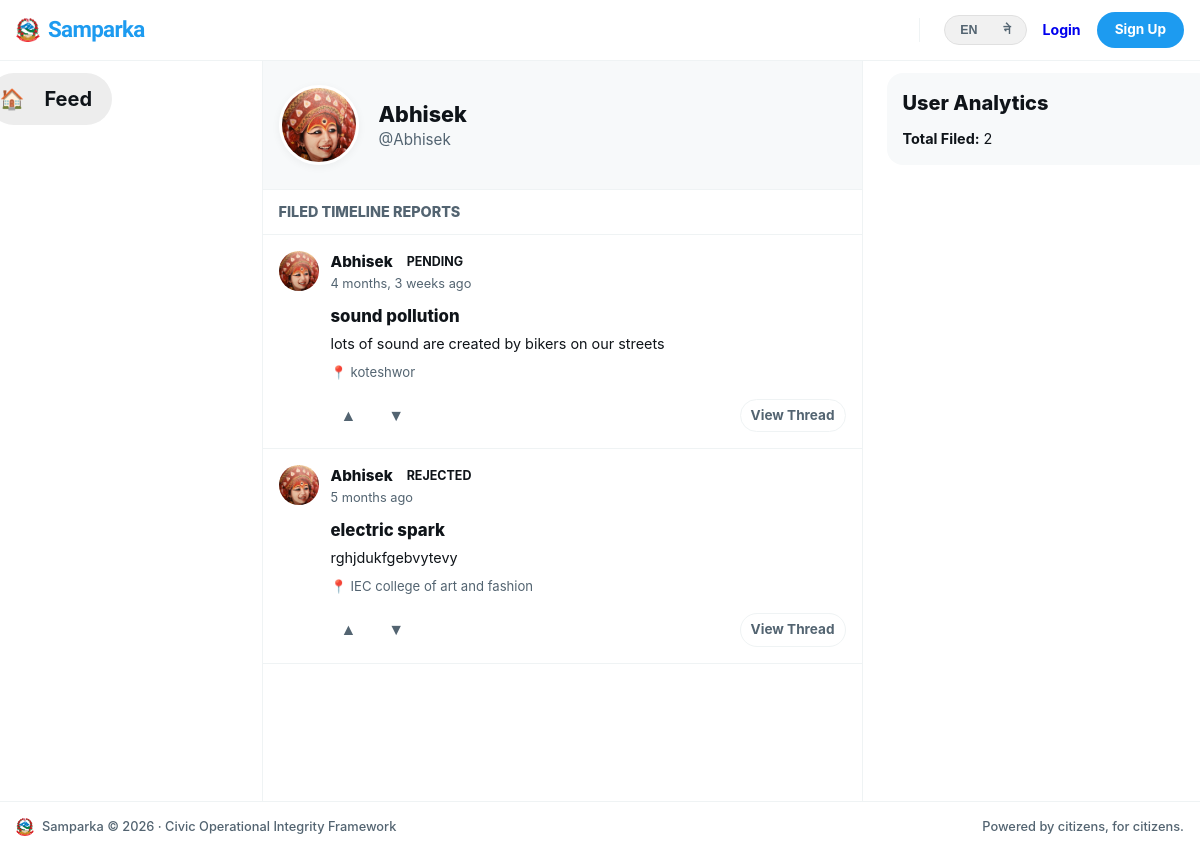
/accounts/profile/Abhisek/, run on the app's committed database.
### accounts/models.py (models this page shows, shortened)
class User(AbstractUser):
    avatar = models.ImageField(upload_to='avatars/', null=True, blank=True)
    bio = models.TextField(max_length=300, blank=True)
    district = models.CharField(max_length=100, blank=True)
    ward = models.CharField(max_length=100, blank=True)
    phone = models.CharField(max_length=15, blank=True)
    is_verified = models.BooleanField(default=False)
    role = models.CharField(          # ← now inside the class
        max_length=20,
        choices=ROLE_CHOICES,
        default="user"
    )
    @property
    def display_name(self):
        if self.first_name:
            return f"{self.first_name} {self.last_name}".strip()
        return self.username

### complaints/models.py (models this page shows, shortened)
class Complaint(models.Model):
    STATUS_PENDING = 'pending'
    STATUS_VERIFIED = 'verified'
    STATUS_IN_PROGRESS = 'in_progress'
    STATUS_SOLVED = 'solved'
    STATUS_REJECTED = 'rejected'
    STATUS_CHOICES = [
        (STATUS_PENDING, _('Pending')),
        (STATUS_VERIFIED, _('Verified')),
        (STATUS_IN_PROGRESS, _('In Progress')),
        (STATUS_SOLVED, _('Solved')),
        (STATUS_REJECTED, _('Rejected')),
    ]
    STATUS_COLORS = {
        STATUS_PENDING: '#F59E0B',
        STATUS_VERIFIED: '#3B82F6',
        STATUS_IN_PROGRESS: '#8B5CF6',
        STATUS_SOLVED: '#10B981',
        STATUS_REJECTED: '#EF4444',
    }
    PRIORITY_CHOICES = [
        ('low', _('Low')),
        ('medium', _('Medium')),
        ('high', _('High')),
        ('urgent', _('Urgent')),
    ]
    priority = models.CharField(max_length=10, choices=PRIORITY_CHOICES, default='medium')
    due_date = models.DateField(null=True, blank=True)
    author = models.ForeignKey(settings.AUTH_USER_MODEL, on_delete=models.CASCADE, related_name='complaints')
    department = models.ForeignKey(Department, on_delete=models.SET_NULL, null=True, related_name='complaints')
    title = models.CharField(max_length=200)
    description = models.TextField()
    status = models.CharField(max_length=20, choices=STATUS_CHOICES, default=STATUS_PENDING)
    location_name = models.CharField(max_length=200, blank=True, help_text='Human readable location name')
    latitude = models.DecimalField(max_digits=9, decimal_places=6, null=True, blank=True)
    longitude = models.DecimalField(max_digits=9, decimal_places=6, null=True, blank=True)
    upvotes = models.ManyToManyField(settings.AUTH_USER_MODEL, through='Vote', related_name='voted_complaints', blank=True)
    view_count = models.PositiveIntegerField(default=0)
    admin_note = models.TextField(blank=True, help_text='Internal note from admin (not shown to public)')
    is_anonymous = models.BooleanField(default=False)
    created_at = models.DateTimeField(auto_now_add=True)
    updated_at = models.DateTimeField(auto_now=True)
    class Meta:
        ordering = ['-created_at']

### accounts/views.py (the view)
# urls.py: path('profile/<str:username>/',             views.profile_view,          name='profile'),
def profile_view(request, username):
    profile_user = get_object_or_404(User, username=username)
    complaints = profile_user.complaints.select_related('department').order_by('-created_at')[:10]
    return render(request, 'accounts/profile.html', {
        'profile_user': profile_user,
        'complaints': complaints,
    })

### accounts/context_processors.py (called while the page is built)
def notifications(request):
    if request.user.is_authenticated:
        return {
            'unread_count': request.user.notifications.filter(is_read=False).count()
        }
    return {'unread_count': 0}

### accounts/templates/accounts/profile.html (shortened to what this page needs)
{% extends "base.html" %}
{% load i18n %}
{% load static %}
{% block content %}
<div class="x-workspace-container">
  <aside class="x-panel-left">
    <div class="x-sticky-scroll-box">
      <nav class="x-v-nav">
        <a href="{% url 'complaints:feed' %}" class="x-v-link active">
          <span class="x-v-icon">🏠</span>
          <span class="x-v-label">{% trans "Feed" %}</span>
        </a>
      </nav>
    </div>
  </aside>
  <main class="x-panel-center">
    <div style="padding: 24px 16px; border-bottom: 1px solid var(--border-color); display: flex; align-items: center; gap: 20px; background-color: var(--bg-subtle);">
      {% if profile_user.avatar %}
        <img src="{{ profile_user.avatar.url }}" alt="Avatar" style="width: 80px; height: 80px; border-radius: 50%; object-fit: cover; border: 3px solid #fff; box-shadow: 0 2px 8px rgba(0,0,0,0.05);" />
      {% else %}
        <span style="width: 80px; height: 80px; border-radius: 50%; background: #ccd6dd; display: inline-flex; align-items: center; justify-content: center; font-weight: 700; color: #fff; font-size: 2rem; border: 3px solid #fff;">{{ profile_user.username|first|upper }}</span>
      {% endif %}
      <div style="flex: 1;">
        <h2 style="font-size: 1.35rem; font-weight: 800; color: var(--text-main);">{{ profile_user.display_name }}</h2>
        <div style="color: var(--text-muted); font-size: 0.95rem;">@{{ profile_user.username }}</div>
      </div>
    </div>
    <div style="padding: 12px 16px; font-weight: 800; font-size: 0.9rem; border-bottom: 1px solid var(--border-color); color: var(--text-muted); text-transform: uppercase;">
      {% trans "Filed Timeline Reports" %}
    </div>
    <div class="x-feed-stream-container">
      {% for complaint in complaints %}
        <div style="padding: 16px; border-bottom: 1px solid var(--border-color); background: #fff; display: flex; flex-direction: column; gap: 12px;" data-complaint="{{ complaint.id }}">
          <div style="display: flex; align-items: flex-start; gap: 12px; width: 100%;">
            {% if profile_user.avatar %}
              <img src="{{ profile_user.avatar.url }}" style="min-width: 40px; width: 40px; height: 40px; border-radius: 50%; object-fit: cover;" />
            {% else %}
              <span class="complaint-author-avatar" style="min-width: 40px; height: 40px; display: flex; align-items: center; justify-content: center; border-radius: 50%; background: var(--bg-subtle); font-weight: 700;">
                {{ profile_user.username|first|upper }}
              </span>
            {% endif %}
            <div style="flex: 1; min-width: 0;">
              <div style="display: flex; align-items: center; gap: 6px; flex-wrap: wrap; margin-bottom: 2px;">
                <span style="font-weight: 800; font-size: 0.95rem; color: var(--text-main);">{{ profile_user.display_name }}</span>
                <span class="status-badge status-{{ complaint.status }}" style="font-size: 0.75rem;">{{ complaint.get_status_display }}</span>
              </div>
              <div style="font-size: 0.8rem; color: var(--text-muted);">{{ complaint.created_at|timesince }} {% trans "ago" %}</div>
            </div>
          </div>
          <div style="padding-left: 52px;">
            <h3 style="font-size: 1.05rem; font-weight: 800; margin: 0 0 6px 0; color: var(--text-main);">
              <a href="{% url 'complaints:detail' complaint.id %}" style="color: inherit; text-decoration: none;">{{ complaint.title }}</a>
            </h3>
            <p style="font-size: 0.9rem; color: var(--text-main); margin: 0; line-height: 1.45;">{{ complaint.description|truncatewords:30 }}</p>
            {% if complaint.location_name %}
              <div style="font-size: 0.82rem; color: var(--text-muted); margin-top: 8px; display: flex; align-items: center; gap: 4px;">
                📍 {{ complaint.location_name }}
              </div>
            {% endif %}
            <div style="display: flex; align-items: center; gap: 20px; margin-top: 14px; padding-top: 4px; font-size: 0.85rem; color: var(--text-muted);">
              <div class="vote-group">
                <button class="x-pill-vote-arrow up" onclick="handleVote('{{ complaint.id }}', 'up')" title="{% trans 'Upvote' %}">▲</button>
                <span class="x-pill-vote-counter">{{ complaint.score }}</span>
                <button class="x-pill-vote-arrow down" onclick="handleVote('{{ complaint.id }}', 'down')" title="{% trans 'Downvote' %}">▼</button>
              </div>
              <a href="{% url 'complaints:detail' complaint.id %}" class="x-pill-action-btn" style="text-decoration: none; font-size: 0.78rem; font-weight: 700; border: 1px solid var(--border-color); color: var(--text-main); background: #fff; padding: 4px 12px; margin-left: auto; border-radius: 14px;">
                {% trans "View Thread" %}
              </a>
            </div>
          </div>
        </div>
      {% empty %}
        <div style="padding: 48px 16px; text-align: center; color: var(--text-muted); font-size: 0.95rem;">
          {% trans "No civil complaints have been published by this account context yet." %}
        </div>
      {% endfor %}
    </div>
  </main>
  <aside class="x-panel-right">
    <div class="x-sticky-scroll-box">
      <section class="x-right-panel-widget">
        <h4 class="x-widget-panel-title">{% trans "User Analytics" %}</h4>
        <div style="font-size: 0.9rem; color: var(--text-main);">
          <strong>{% trans "Total Filed:" %}</strong> {{ complaints.count }}
        </div>
      </section>
    </div>
  </aside>
</div>
{% endblock %}

### static/css/main.css (style rules this page uses)
:root { --bg-global: #ffffff; --bg-subtle: #f7f9fa; --border-color: #eff3f4; --text-main: #0f1419; --text-muted: #536471; --accent-blue: #1d9bf0; --accent-blue-hover: #1a8cd8; --accent-blue-light: #e8f5fe; --accent-red: #f4212e; --font-stack: -apple-system, BlinkMacSystemFont, "Segoe UI", Roboto, Helvetica, Arial, sans-serif; }
* { margin: 0; padding: 0; box-sizing: border-box; }
body { font-family: var(--font-stack); background-color: var(--bg-global); color: var(--text-main); line-height: 1.4; overflow-y: scroll; }
.main-content, main, .wrapper { max-width: 100%; width: 100%; padding: 0; margin: 0; }
.x-workspace-container { display: grid !important; grid-template-columns: 275px 600px 350px !important; justify-content: center !important; width: 100% !important; max-width: 1232px !important; margin: 0 auto !important; min-height: calc(100vh - 60px) !important; }
.x-sticky-scroll-box { position: sticky !important; top: 60px !important; height: calc(100vh - 60px) !important; display: flex !important; flex-direction: column !important; padding-top: 12px !important; padding-bottom: 12px !important; }
.x-panel-left { border-right: 1px solid var(--border-color) !important; padding-right: 12px !important; }
.x-v-nav { display: flex !important; flex-direction: column !important; gap: 4px !important; }
.x-v-link { display: inline-flex !important; align-items: center !important; gap: 20px !important; padding: 12px 20px 12px 12px !important; border-radius: 9999px !important; color: var(--text-main) !important; font-size: 1.25rem !important; font-weight: 700 !important; text-decoration: none !important; transition: background-color 0.2s ease !important; width: max-content !important; }
.x-v-link:hover, .x-v-link.active { background-color: #ededed !important; }
.x-v-link.active { color: var(--text-main) !important; }
.x-panel-center { border-right: 1px solid var(--border-color) !important; min-width: 0 !important; }
.status-badge { padding: 2px 8px !important; font-size: 0.78rem !important; font-weight: 700 !important; border-radius: 4px !important; text-transform: uppercase; }
.x-pill-vote-arrow { background: none !important; border: none !important; font-size: 1rem !important; color: var(--text-muted) !important; cursor: pointer !important; padding: 6px 10px !important; border-radius: 50% !important; transition: background-color 0.2s, color 0.2s !important; }
.x-pill-vote-counter { font-size: 0.85rem !important; font-weight: 700 !important; color: var(--text-muted) !important; padding: 0 4px !important; }
.x-pill-action-btn { display: inline-flex !important; align-items: center !important; gap: 6px !important; color: var(--text-muted) !important; text-decoration: none !important; font-size: 0.85rem !important; padding: 6px 10px !important; border-radius: 50px !important; transition: background-color 0.2s, color 0.2s !important; }
.x-panel-right { padding-left: 24px !important; }
.x-right-panel-widget { background-color: var(--bg-subtle) !important; border-radius: 16px !important; padding: 16px !important; margin-bottom: 16px !important; }
.x-widget-panel-title { font-size: 1.25rem !important; font-weight: 800 !important; color: var(--text-main) !important; margin-bottom: 12px !important; }
.x-panel-left, .x-v-dept-scroll-wrapper, .x-v-link { position: relative !important; z-index: 999 !important; pointer-events: auto !important; }

### data on the page
User: avatar (picture), display_name "Abhisek", username "Abhisek"
Complaint: avatar (picture), status "PENDING", created_at "4 months, 3 weeks", title "sound pollution", description "lots of sound are created by bikers on our streets", location_name "koteshwor"
Complaint: avatar (picture), status "REJECTED", created_at "5 months", title "electric spark", description "rghjdukfgebvytevy", location_name "IEC college of art and fashion"

### other printed values
{{ complaints.count }} "2"
